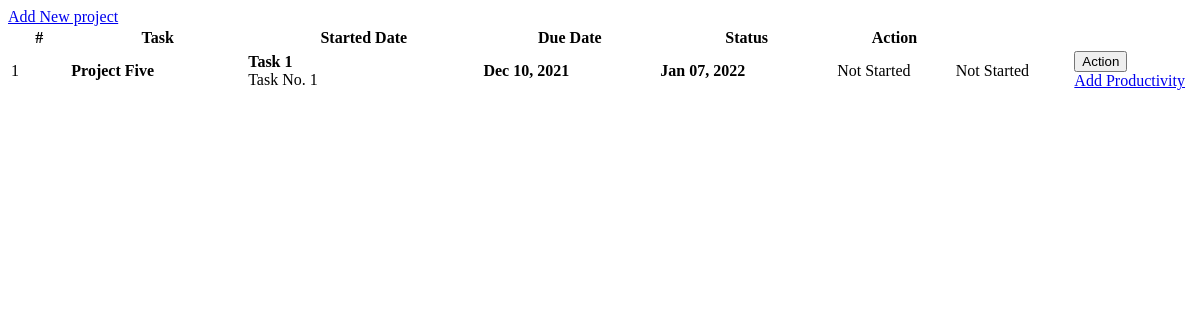
Before: /task_list.php with the older database file.
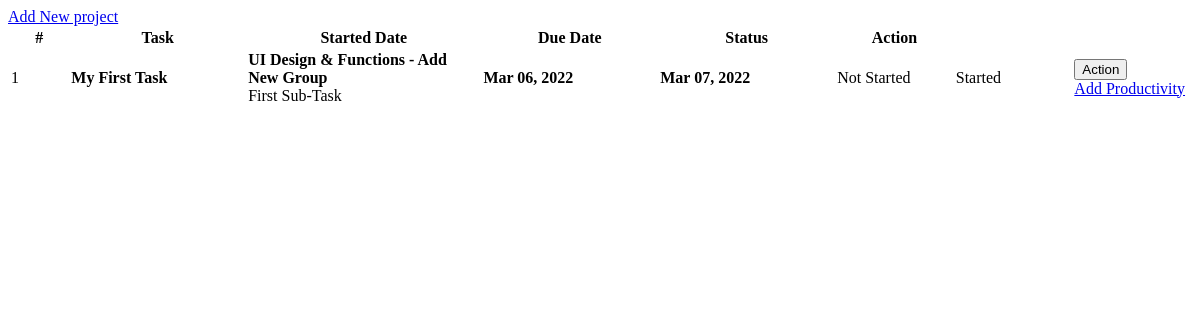
After: the same page with the newer database file.
### tables this page shows
CREATE TABLE `task_list` (
  `id` int(30) NOT NULL,
  `project_id` int(30) NOT NULL,
  `task` varchar(200) NOT NULL,
  `task_owner` varchar(255) NOT NULL,
  `description` text NOT NULL,
  `file_uploaded` longtext NOT NULL,
  `task_url` longtext NOT NULL,
  `status` tinyint(4) NOT NULL,
  `date_created` datetime NOT NULL DEFAULT current_timestamp()
);

CREATE TABLE `project_list` (
  `id` int(30) NOT NULL,
  `name` varchar(200) NOT NULL,
  `description` text NOT NULL,
  `status` tinyint(2) NOT NULL,
  `start_date` date NOT NULL,
  `end_date` date NOT NULL,
  `manager_id` int(30) NOT NULL,
  `user_ids` text NOT NULL,
  `group_id` int(30) NOT NULL,
  `project_url` longtext NOT NULL,
  `project_time_sheet` longtext NOT NULL,
  `project_files` longtext NOT NULL,
  `date_created` datetime NOT NULL DEFAULT current_timestamp()
);

### task_list.php (the view, shortened to what this page needs)
<?php include'db_connect.php' ?>
<div class="col-lg-12">
	<div class="card card-outline card-success">
		<div class="card-header">
			<div class="card-tools">
				<a class="hide btn btn-block btn-sm btn-default btn-round border-primary" href="./index.php?page=new_project"><i class="fa fa-plus"></i> Add New project</a>
			</div>
		</div>
		<div class="card-body">
			<table class="table tabe-hover table-condensed" id="list">
				<colgroup>
					<col width="5%">
					<col width="15%">
					<col width="20%">
					<col width="15%">
					<col width="15%">
					<col width="10%">
					<col width="10%">
					<col width="10%">
				</colgroup>
				<thead>
					<tr>
						<th class="text-center">#</th>
						<th style="width:400px">Task</th>
						<th>Started Date</th>
						<th>Due Date</th>
						<th>Status</th>
						<th>Action</th>
					</tr>
				</thead>
				<tbody>
					<?php
					$i = 1;
					$where = "";
					$qry = $conn->query("SELECT t.*,p.name as pname,p.start_date,p.status as pstatus, p.end_date,p.id as pid FROM task_list t inner join project_list p on p.id = t.project_id $where order by p.name asc");
					while($row= $qry->fetch_assoc()):
						$trans = get_html_translation_table(HTML_ENTITIES,ENT_QUOTES);
						unset($trans["\""], $trans["<"], $trans[">"], $trans["<h2"]);
						$desc = strtr(html_entity_decode($row['description']),$trans);
						$desc=str_replace(array("<li>","</li>"), array("",", "), $desc);
					?>
					<tr>
						<td class="text-center"><?php echo $i++ ?></td>
						<td class="hide">
							<p><b><?php echo ucwords($row['pname']) ?></b></p>
						</td>
						<td style="width:400px">
							<p><b><?php echo ucwords($row['task']) ?></b></p>
							<p class="truncate"><?php echo strip_tags($desc) ?></p>
						</td>
						<td><b><?php echo date("M d, Y",strtotime($row['start_date'])) ?></b></td>
						<td><b><?php echo date("M d, Y",strtotime($row['end_date'])) ?></b></td>
						<td class="text-center hide">
							<?php
								if($row['pstatus'] == 1){
									echo "<span class='badge badge-secondary'>Not Started</span>";
								}elseif($row['pstatus'] == 2){
								echo "<span class='badge badge-primary'>Started</span>";
								}elseif($row['pstatus'] == 3){
								echo "<span class='badge badge-primary'>In Progress</span>";
								}elseif($row['pstatus'] == 4){
								echo "<span class='badge badge-primary'>In Review</span>";
								}elseif($row['pstatus'] == 5){
								echo "<span class='badge badge-primary'>Over Due</span>";
								}elseif($row['pstatus'] == 6){
									echo "<span class='badge badge-success'>Completed</span>";
								}
							?>
						</td>
						<td>
                        	<?php
                        	if($row['status'] == 1){
						  		echo "<span class='badge badge-secondary'>Not Started</span>";
                        	}elseif($row['status'] == 2){
								echo "<span class='badge badge-primary'>Started</span>";
						  	}elseif($row['status'] == 3){
								echo "<span class='badge badge-primary'>In Progress</span>";
						  	}elseif($row['status'] == 4){
								echo "<span class='badge badge-primary'>In Review</span>";
						  	}elseif($row['status'] == 5){
								echo "<span class='badge badge-primary'>Over Due</span>";
						  	}elseif($row['status'] == 6){
						  		echo "<span class='badge badge-success'>Completed</span>";
                        	}
                        	?>
                        </td>
						<td class="text-center">
							<button type="button" class="btn btn-default btn-sm btn-round border-info wave-effect text-info dropdown-toggle" data-toggle="dropdown" aria-expanded="true">
		                      Action
		                    </button>
			                    <div class="dropdown-menu" style="">
			                      <a class="dropdown-item new_productivity" data-pid = '<?php echo $row['pid'] ?>' data-tid = '<?php echo $row['id'] ?>'  data-task = '<?php echo ucwords($row['task']) ?>'  href="javascript:void(0)">Add Productivity</a>
								</div>
						</td>
					</tr>
				<?php endwhile; ?>
				</tbody>
			</table>
		</div>
	</div>
</div>

Changed rows visible on the page:
removed task_list: project_list.name "Project Five", task "Task 1", description "Task No. 1", project_list.start_date "Dec 10, 2021", project_list.end_date "Jan 07, 2022", status "Not Started"
added task_list: project_list.name "My First Task", task "UI Design & Functions - Add New Group", description "First Sub-Task", project_list.start_date "Mar 06, 2022", project_list.end_date "Mar 07, 2022", status "Started"
